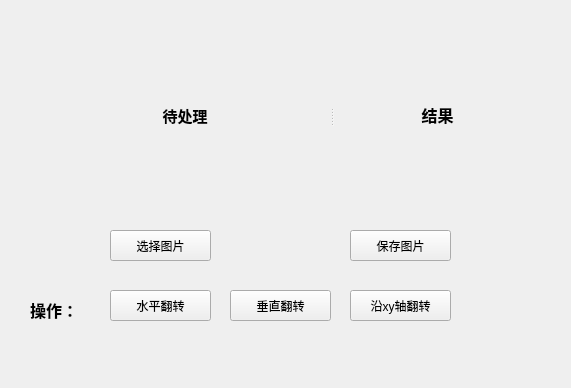
<?xml version="1.0" encoding="UTF-8"?>
<ui version="4.0">
 <class>Formwin2</class>
 <widget class="QWidget" name="Formwin2">
  <property name="geometry">
   <rect>
    <x>0</x>
    <y>0</y>
    <width>571</width>
    <height>388</height>
   </rect>
  </property>
  <property name="windowTitle">
   <string>Form</string>
  </property>
  <widget class="QPushButton" name="pushButton_load">
   <property name="geometry">
    <rect>
     <x>110</x>
     <y>230</y>
     <width>101</width>
     <height>31</height>
    </rect>
   </property>
   <property name="text">
    <string>选择图片</string>
   </property>
  </widget>
  <widget class="QPushButton" name="pushButton_save">
   <property name="geometry">
    <rect>
     <x>350</x>
     <y>230</y>
     <width>101</width>
     <height>31</height>
    </rect>
   </property>
   <property name="text">
    <string>保存图片</string>
   </property>
  </widget>
  <widget class="QLabel" name="label_tips">
   <property name="geometry">
    <rect>
     <x>30</x>
     <y>290</y>
     <width>51</width>
     <height>41</height>
    </rect>
   </property>
   <property name="text">
    <string>&lt;html&gt;&lt;head/&gt;&lt;body&gt;&lt;p&gt;&lt;span style=&quot; font-size:12pt; font-weight:600;&quot;&gt;操作：&lt;/span&gt;&lt;/p&gt;&lt;/body&gt;&lt;/html&gt;</string>
   </property>
  </widget>
  <widget class="QPushButton" name="pushButton_fun0">
   <property name="geometry">
    <rect>
     <x>110</x>
     <y>290</y>
     <width>101</width>
     <height>31</height>
    </rect>
   </property>
   <property name="text">
    <string>水平翻转</string>
   </property>
  </widget>
  <widget class="QPushButton" name="pushButton_fun1">
   <property name="geometry">
    <rect>
     <x>230</x>
     <y>290</y>
     <width>101</width>
     <height>31</height>
    </rect>
   </property>
   <property name="text">
    <string>垂直翻转</string>
   </property>
  </widget>
  <widget class="QPushButton" name="pushButton_fun11">
   <property name="geometry">
    <rect>
     <x>350</x>
     <y>290</y>
     <width>101</width>
     <height>31</height>
    </rect>
   </property>
   <property name="text">
    <string>沿xy轴翻转</string>
   </property>
  </widget>
  <widget class="QSplitter" name="splitter">
   <property name="geometry">
    <rect>
     <x>40</x>
     <y>30</y>
     <width>501</width>
     <height>171</height>
    </rect>
   </property>
   <property name="orientation">
    <enum>Qt::Horizontal</enum>
   </property>
   <widget class="QLabel" name="label_daichuli">
    <property name="text">
     <string>&lt;html&gt;&lt;head/&gt;&lt;body&gt;&lt;p align=&quot;center&quot;&gt;&lt;span style=&quot; font-size:11pt; font-weight:600;&quot;&gt;待处理&lt;/span&gt;&lt;/p&gt;&lt;/body&gt;&lt;/html&gt;</string>
    </property>
   </widget>
   <widget class="QLabel" name="label_jieguo">
    <property name="text">
     <string>&lt;html&gt;&lt;head/&gt;&lt;body&gt;&lt;p align=&quot;center&quot;&gt;&lt;span style=&quot; font-size:12pt; font-weight:600;&quot;&gt;结果&lt;/span&gt;&lt;/p&gt;&lt;/body&gt;&lt;/html&gt;</string>
    </property>
   </widget>
  </widget>
 </widget>
 <resources/>
 <connections/>
</ui>
